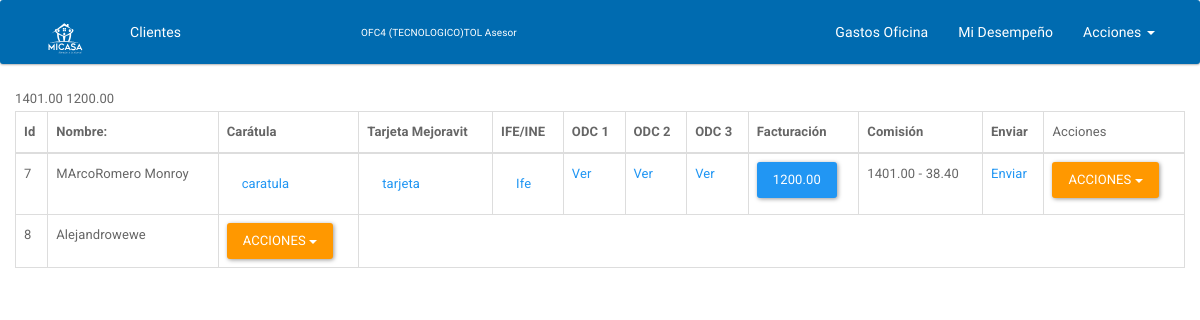
The app's page /clientes/ (signed in), older data.
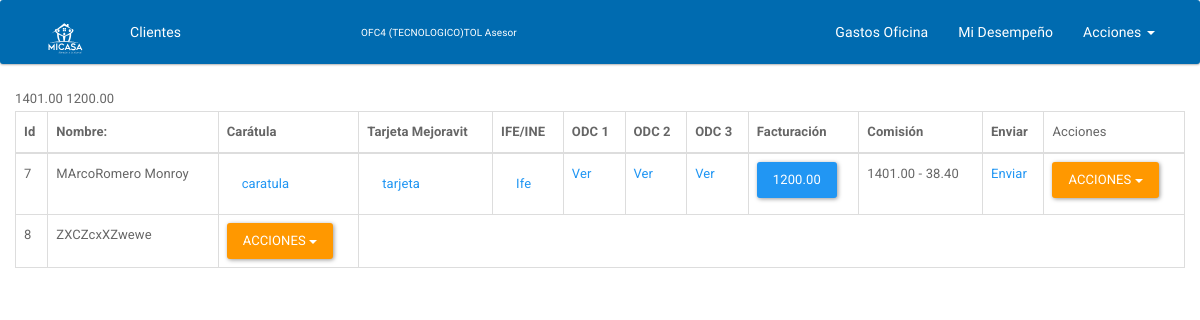
The same page, newer data.
### app/models.py (models this page shows, shortened)
class PrimerRegistro(models.Model):
    nombre = models.CharField(max_length=55)
    apellidos = models.CharField(max_length=80)
    calle = models.CharField(max_length=80, null=True)
    numero = models.CharField(max_length=20, null=True)
    colonia_fraccionamiento = models.CharField('Colonia o Fraccionamiento',max_length=200, null=True)
    municipio_delegacion = models.CharField('Municio o Deledación', max_length=200, null=True)
    endidad = models.CharField(max_length=50, null=True)
    cp = models.CharField(max_length=20, null=True)
    nss = models.CharField( 'nss', max_length=11, null=True)
    telefono = models.PositiveIntegerField('teléfono', )
    empresa = models.CharField(max_length=254)
    registro_patronal = models.CharField(max_length=15)
    comision = models.DecimalField('comisión', max_digits=7, decimal_places=2)
    fecha = models.DateTimeField(auto_now_add=True, null=True)
    email = models.EmailField()
    numero_de_cuenta = models.CharField('número de cuenta', max_length=16)
    banco = models.CharField(max_length=15)
    operador = models.ForeignKey(User, null=True, blank=True)
    class Meta:
        verbose_name_plural = 'Primer Registro'

### app/views.py (the view)
# urls.py: url(r'^clientes/', views.clientes, name='clientes'),
@login_required(login_url='/')
def clientes(request):
    usuario = request.user
    if request.method == 'POST':
        form = SegundoRegistroForm(request.POST, request.FILES)
        if form.is_valid():
            cliente = form.cleaned_data['cliente']
            ife = form.cleaned_data['ife']
            caratula = form.cleaned_data['caratula']
            tarjeta = form.cleaned_data['tarjeta_de_mejoravit']
            credito = form.cleaned_data['credito']
            getcliente = PrimerRegistro.objects.get(id = cliente)
            operador = form.operador = getcliente.operador
            ar = SegundoRegistro.objects.create(cliente=getcliente, ife=ife,caratula=caratula, tarjeta_de_mejoravit=tarjeta,credito=credito , operador=operador)
            ar.save()
            return redirect('clientes')
    else:
        form = SegundoRegistroForm()
    datos = Datos.objects.get(usuario=usuario)
    sucursa = datos.sucursal
    asesore = Datos.objects.filter(sucursal=sucursa ).filter(tipo =1)
    cliente = PrimerRegistro.objects.filter(operador__id__in=asesore)
    tarjeta = SegundoRegistro.objects.filter(operador__id__in=asesore)
    ordenes = Order.objects.filter(operador__username__contains=asesore)
    orden1 = Order.objects.filter(Q(orden_compra="1") & Q(operador__id__in=asesore))
    orden2 = Order.objects.filter(Q(orden_compra="2") & Q(operador__id__in=asesore))
    orden3 = Order.objects.filter(Q(orden_compra="3") & Q(operador__id__in=asesore))
    odcs = Order.objects.filter(Q(operador__username__contains=usuario))
    return render(request, 'clientes.html', {
            'cliente': cliente,
            'tarjeta': tarjeta,
            'ordenes': ordenes,
            'orden1': orden1,
            'orden2': orden2,
            'orden3': orden3,
            'odcs': odcs,
            'form':form,
            'datos':datos
        })

### app/models.py (called while the page is built)
    def comisiona(self):
        manoDeObraInfo = (self.credito-(self.credito*20/100))
        iva = (manoDeObraInfo*20/100)
        micomision = (iva*20/100)
        return micomision

### usuarios/models.py (called while the page is built)
    def __str__(self):
        return self.nombre

### app/templates/clientes.html (shortened to what the changed rows need)
{% extends "base/base-asistente.html" %}
{% block css_add %}
    {% load staticfiles %}
{% endblock css_add %}
{% block contenido %}
    <div class="row" data-ng-app="Clientes">
        <div class="table-responsive">
		    <table class="table table-bordered display" id="example">
		    <thead>
		      <tr>
                  <th>Id</th>
		        <th>Nombre:</th>
		        <th>Carátula</th>
		        <th>Tarjeta Mejoravit</th>
                <th>IFE/INE</th>
		        <th>ODC 1</th>
		        <th>ODC 2</th>
		        <th>ODC 3</th>
		        <th>Facturación</th>
                <th>Comisión</th>
                  <th>Enviar</th>
                <td>Acciones</td>
		      </tr>
		    </thead>
		    <tbody >
                    {% for foo in cliente %}
                        <tr>
                            <td>
                                {{ foo.id }}
                            </td>
                            <td>{{ foo.nombre }}{{ foo.apellidos }}</td>
                            <td>
                                <div class="dropdown">
                                    <button class="btn btn-warning dropdown-toggle" type="button" id="dropdownMenu2" data-toggle="dropdown" aria-haspopup="true" aria-expanded="true">
                                        Acciones <span class="caret"></span>
                                    </button>
                                </div>
                            </td>
                        </tr>
                    {% endfor %}
		    </tbody>
		 </table>
        </div>
    </div>
{% endblock contenido %}

Row changes from the older to the newer data that the page shows:
changed PrimerRegistro "wewe": nombre "Alejandro" → "ZXCZcxXZ"
